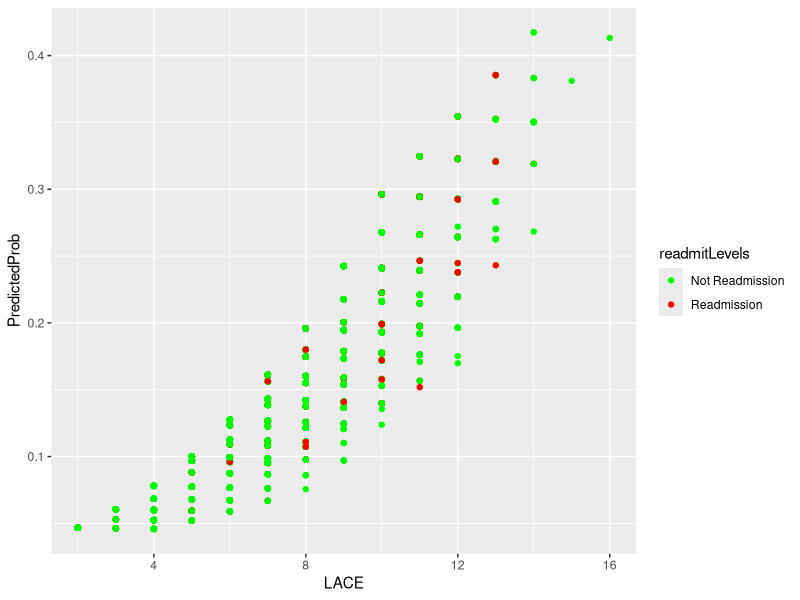

The R source for this figure:
## ---- chunk 1
  #load Data into working directory
  #note that this data is not visible to the app
  laceScores <- read.delim("lace-scores.txt")
## ---- chunk 2
  #look at the first few rows of LACE Scores
  head(laceScores)
## ---- chunk 3
  #look at the summary of the LACE Scores
  summary(laceScores)
## ---- chunk 4
  #load in the ggplot2 plotting library
  library(ggplot2)
  
  #run the plot (this is the code you want to paste)
   ggplot(laceScores, aes_string(x="LACE", y="PredictedProb", 
                                 color="readmitLevels")) + 
      geom_point() + scale_color_manual(values=c("Readmission"="red", "Not Readmission"="green"))
  #end code to paste
